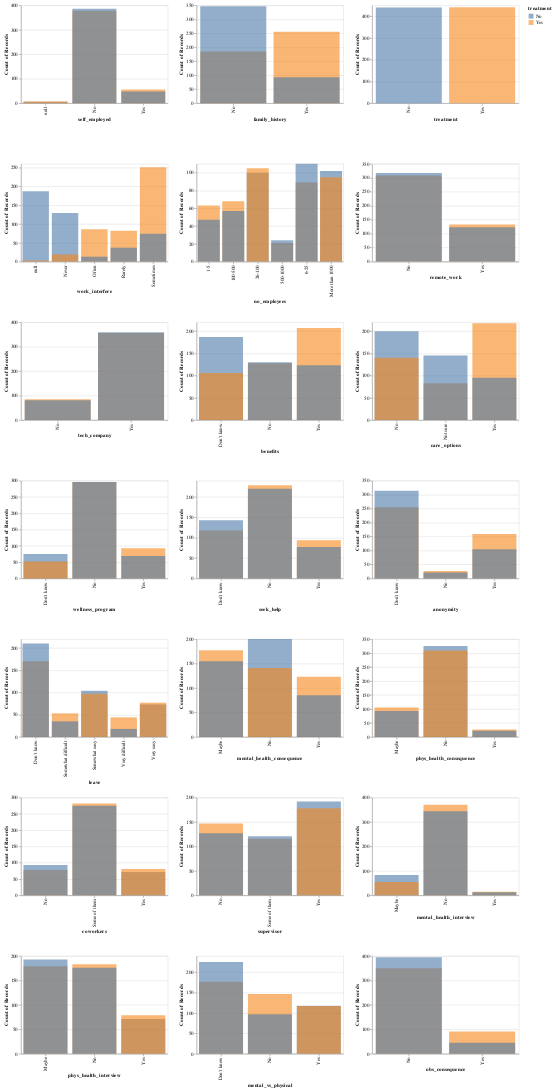

The cell this chart's notebook holds for it:
### Markdown cell above
At this point we can see that 
- Gender will need to be collapsed to Male/Female/Others.
- States are only collected for some observations. (the ones that are in the US). so we'll need to drop this column.
- The United States is over represented in the dataset with approx. 350 observations. so we'll drop this column too.

### Code cell
cat_columns = [c for c in train_df.select_dtypes(include='object') if train_df[c].nunique() <= 10]

alt.Chart(train_df).mark_bar(opacity=0.6).encode(
    alt.X(alt.repeat(), type='nominal'),
    alt.Y('count()', stack=None),
    alt.Color('treatment'),
).properties(
    height=200,
    width = 300,
).repeat(
    cat_columns,
    columns=3
)

### Figure 1 — Vega-Lite specification as saved in the notebook (floating-point values rounded to 4 significant figures; data arrays with more than 128 entries replaced by an {"elided": "..."} marker saying what was removed)
{"config": {"view": {"continuousWidth": 400, "continuousHeight": 300}}, "repeat": ["self_employed", "family_history", "treatment", "work_interfere", "no_employees", "remote_work", "tech_company", "benefits", "care_options", "wellness_program", "seek_help", "anonymity", "leave", "mental_health_consequence", "phys_health_consequence", "coworkers", "supervisor", "mental_health_interview", "phys_health_interview", "mental_vs_physical", "obs_consequence"], "spec": {"data": {"name": "data-338b92ac2f3a5375ec6d834c9d1c8950"}, "mark": {"type": "bar", "opacity": 0.6}, "encoding": {"color": {"type": "nominal", "field": "treatment"}, "x": {"type": "nominal", "field": {"repeat": "repeat"}}, "y": {"type": "quantitative", "aggregate": "count", "stack": null}}, "height": 200, "width": 300}, "columns": 3, "$schema": "https://vega.github.io/schema/vega-lite/v4.8.1.json", "datasets": {"data-338b92ac2f3a5375ec6d834c9d1c8950": {"elided": "881 records"}}}
